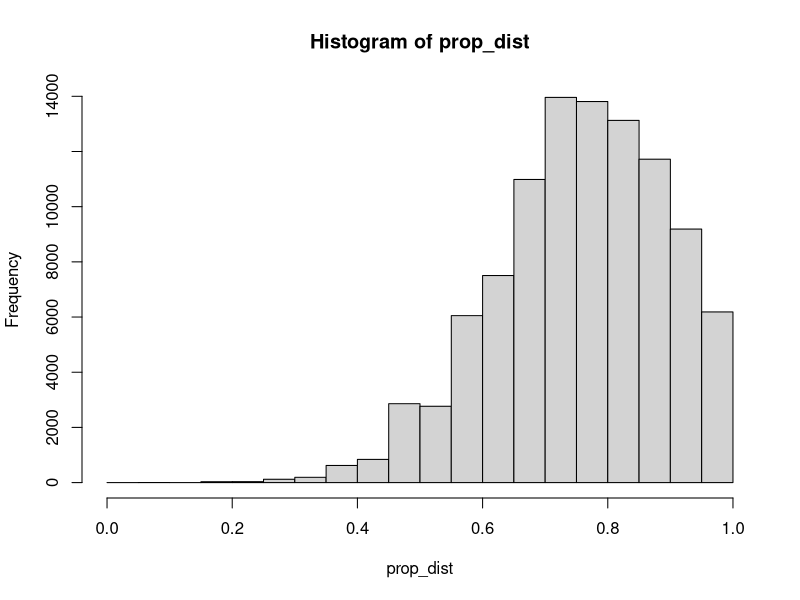
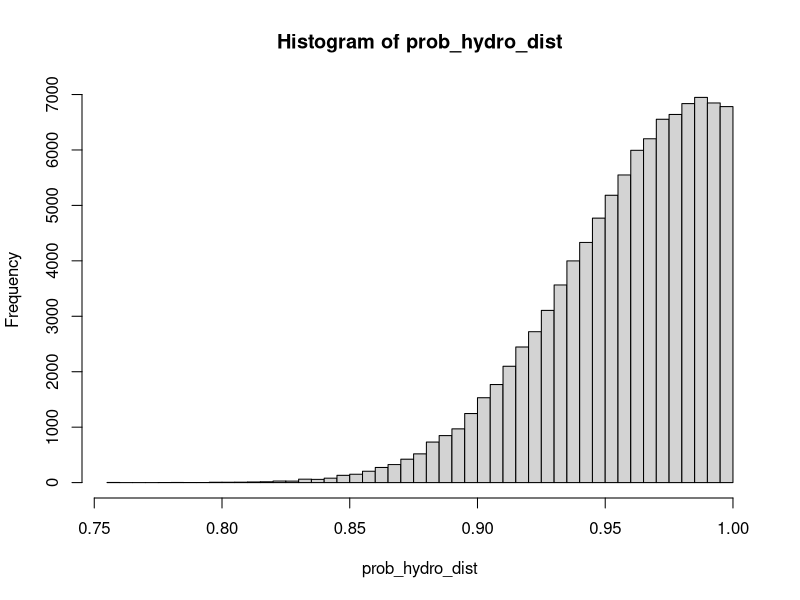
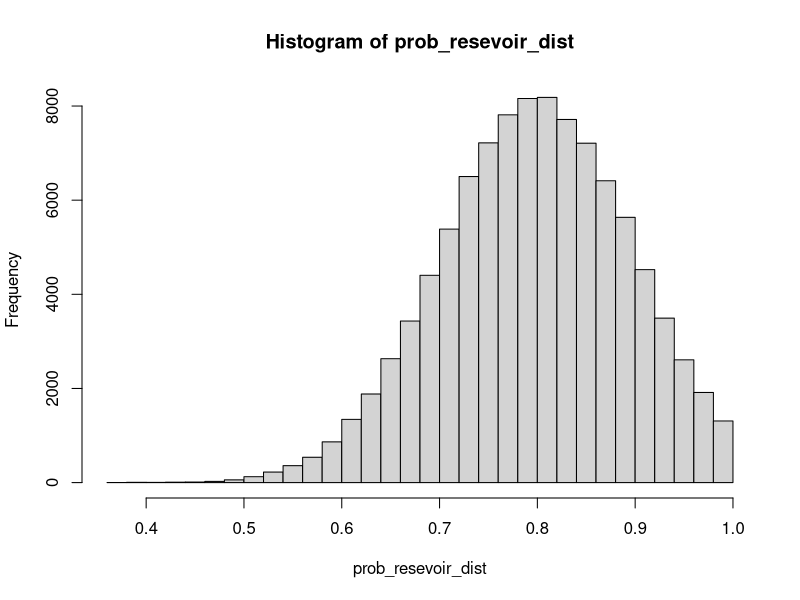

The R script that drew these images, in order:
library("truncnorm")
library(dplyr)

num_simulations <- 100000
prop_dist <- rep(1, num_simulations)
prob_hydro_dist <- rep(1,num_simulations)
prob_resevoir_dist <- rep(1,num_simulations)

for (i in 1:num_simulations) {
  # The total number of planned wells is assumed a Uniform distribution between 10 and 30
  tot_wells <- runif(1, min=10, max=30)

  # Dry-Hole Risk Factor Mean Standard Dev. Min. Max. 
  # Hydrocarbons 99% 5% 0% 100% 
  # Structure 100% 0% 100% 100% 
  # Reservoir 80% 10% 0% 100% 
  # Seal 100% 0% 100% 100%
  hydro <- rtruncnorm(1, a=0, b=1, mean = 0.99, sd = 0.05)
  prob_hydro_dist[i] <- hydro
  resevoir <- rtruncnorm(1, a=0, b=1, mean = 0.8, sd = 0.1)
  prob_resevoir_dist[i] <- resevoir

  # PPW = PH * PR * PSeal * PStructure
  # PSeal = PStructure = 1
  prob <- hydro * resevoir

  # If you know the probability of a producing well (randomly drawn from a combination 
  # of truncated Normal distributions as above), then you can simulate the number of 
  # producing wells using a combination of a Uniform distribution for the count and a 
  # Bernoulli distribution for whether the well is producing (wet) or dry. The output 
  # from a Bernoulli distribution (Binomial distribution with n = 1) is either a 1 or 0.
  wells <- rbinom(tot_wells,1,prob)
  
  prop_wet <- sum(wells) / length(wells)
  prop_dist[i] <- prop_wet
}

# Provide histogram of proportion of wells producing,
# probability of hydrocarbons, probability of resevoir
hist(prop_dist)
hist(prob_hydro_dist,breaks=40)
hist(prob_resevoir_dist,breaks=40)

# 5% VaR of proportion of wells producing
VaR <- unname(quantile(prop_dist, c(0.05)))[[1]]

# 5% CVaR of proportion of wells producing
# Filter data to only bottom 5%
VaR_data <- prop_dist[prop_dist <= VaR]
CVaR <- mean(VaR_data)
